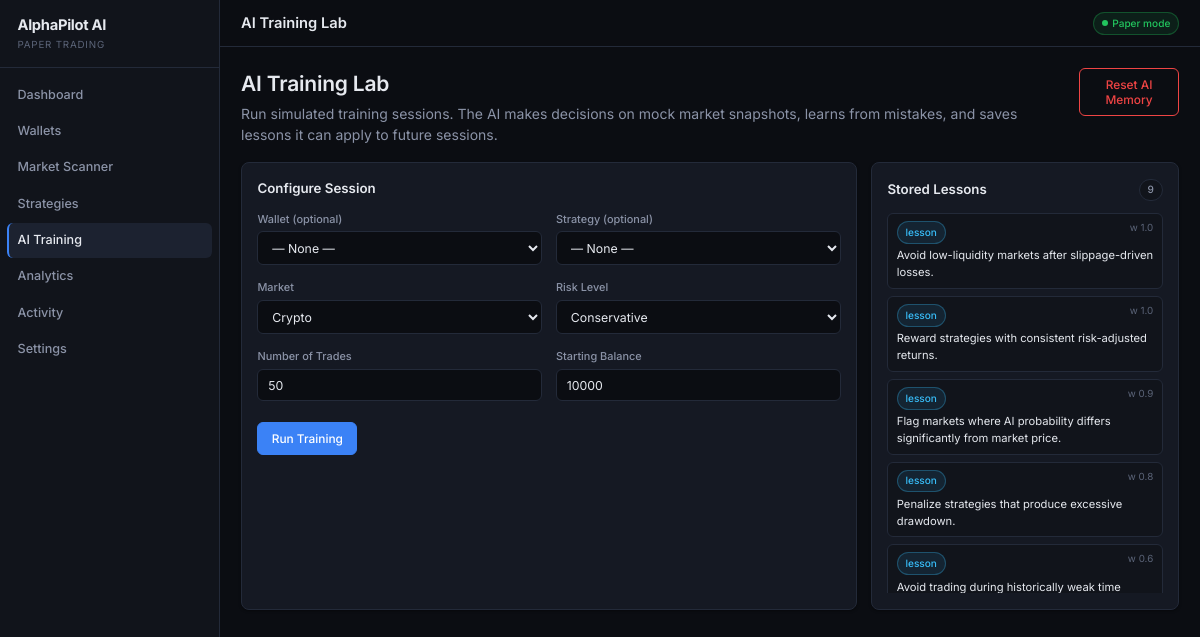
The page /training on the database as committed earlier.
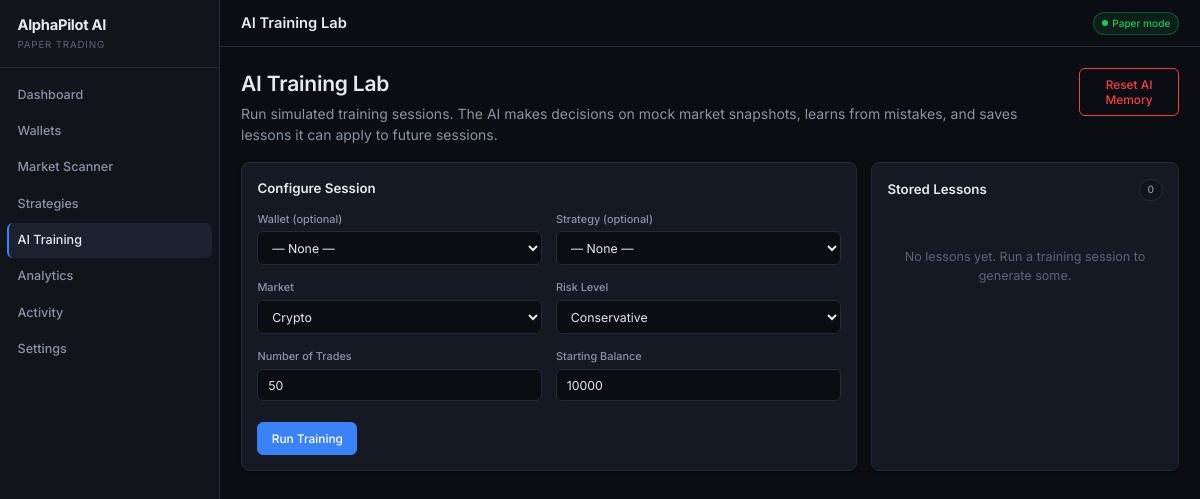
The same page on the database as committed later.
### database/models.py (models this page shows)
class Base(DeclarativeBase):
    pass

class AILearningMemory(Base):
    __tablename__ = "ai_learning_memory"
    id = Column(Integer, primary_key=True)
    category = Column(String(60), default="lesson")  # lesson / mistake / rule
    content = Column(Text, nullable=False)
    weight = Column(Float, default=1.0)
    created_at = Column(DateTime, default=utcnow)

### app/web.py (the view)
@router.get("/training", response_class=HTMLResponse)
def training_page(request: Request) -> HTMLResponse:
    wallets = get_wallets()
    strategies = list_strategies()
    lessons = _memory.list_lessons(limit=20)
    return templates.TemplateResponse(request=request, name="training.html", context=_ctx(
            request,
            active="training",
            wallets=wallets,
            strategies=strategies,
            lessons=lessons,
            risk_levels=["Conservative", "Moderate", "Aggressive", "Degenerate"],
            market_types=["Crypto", "Stocks", "Prediction Markets"],
        ),
)

### app/templates/training.html (shortened to what this page needs)
{% extends "base.html" %}
{% block topbar %}AI Training Lab{% endblock %}
{% block content %}
<div class="page-head">
  <div>
    <h1>AI Training Lab</h1>
    <p>Run simulated training sessions. The AI makes decisions on mock market snapshots, learns from mistakes, and saves lessons it can apply to future sessions.</p>
  </div>
  <form method="post" action="/training/memory/reset" onsubmit="return confirm('Wipe all stored AI lessons?')">
    <button class="btn btn-danger" type="submit">Reset AI Memory</button>
  </form>
</div>
<div class="grid grid-2-1 mb-4">
  <div class="card">
    <div class="card-header"><div class="card-title">Configure Session</div></div>
    <form hx-post="/training/run" hx-target="#training-result" hx-swap="innerHTML" hx-indicator="#train-spinner" class="grid grid-2">
      <div class="field"><label>Wallet (optional)</label>
        <select class="select" name="wallet_id"><option value="">— None —</option>{% for w in wallets %}<option value="{{ w.id }}">{{ w.name }}</option>{% endfor %}</select>
      </div>
      <div class="field"><label>Strategy (optional)</label>
        <select class="select" name="strategy_id"><option value="">— None —</option>{% for s in strategies %}<option value="{{ s.id }}">{{ s.name }}</option>{% endfor %}</select>
      </div>
      <div class="field"><label>Market</label>
        <select class="select" name="market_type">{% for m in market_types %}<option>{{ m }}</option>{% endfor %}</select>
      </div>
      <div class="field"><label>Risk Level</label>
        <select class="select" name="risk_level">{% for r in risk_levels %}<option>{{ r }}</option>{% endfor %}</select>
      </div>
      <div class="field"><label>Number of Trades</label><input class="input" name="num_trades" type="number" min="5" max="500" value="50"></div>
      <div class="field"><label>Starting Balance</label><input class="input" name="starting_balance" type="number" step="0.01" value="10000"></div>
      <div style="grid-column: 1 / -1;" class="flex items-center gap-3 mt-2">
        <button class="btn btn-primary" type="submit">Run Training</button>
      </div>
    </form>
  </div>
  <div class="card">
    <div class="card-header"><div class="card-title">Stored Lessons</div><span class="badge">{{ lessons|length }}</span></div>
    <div class="flex flex-col gap-2" style="max-height: 380px; overflow-y: auto;">
      {% for l in lessons %}
        <div style="padding: 0.5rem 0.6rem; background: var(--bg-elev); border-radius: var(--radius-sm); border: 1px solid var(--border); font-size: 0.8rem;">
          <div class="flex justify-between mb-1">
            <span class="badge badge-info">{{ l.category }}</span>
            <span class="text-dim" style="font-size: 0.7rem;">w {{ '%.1f' | format(l.weight) }}</span>
          </div>
          <div>{{ l.content }}</div>
        </div>
      {% else %}
        <div class="empty">No lessons yet. Run a training session to generate some.</div>
      {% endfor %}
    </div>
  </div>
</div>
{% endblock %}

Rows that differ between the two databases and show on the page:
removed AILearningMemory: category "lesson", weight "1.0", content "Avoid low-liquidity markets after slippage-driven losses."
removed AILearningMemory: category "lesson", weight "1.0", content "Reward strategies with consistent risk-adjusted returns."
removed AILearningMemory: category "lesson", weight "0.9", content "Flag markets where AI probability differs significantly from market price."
removed AILearningMemory: category "lesson", weight "0.8", content "Penalize strategies that produce excessive drawdown."
removed AILearningMemory: category "lesson", weight "0.6", content "Avoid trading during historically weak time…"
Other text that changed with them:
{{ lessons|length }}: "9" → "0"
text now shown: "No lessons yet. Run a training session to generate some."
